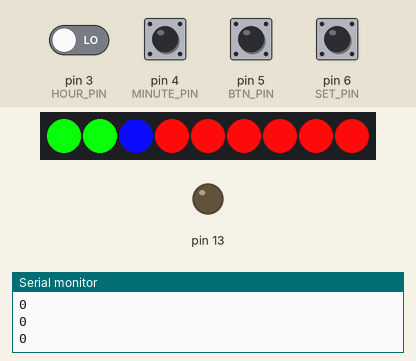
Recording of a sketch running on a simulated Arduino Uno, built with avr-gcc and run on an emulated ATmega328P. Shown: 9 RGB LEDs in strip order, left to right, output pins drawn as LEDs (lit = HIGH), the last lines printed to the serial monitor. Inputs (shaded band) come from the test bench; at power-on: pin 3 (HOUR_PIN), pin 4 (MINUTE_PIN), pin 5 (BTN_PIN), pin 6 (SET_PIN) LOW. Dim RGB values are drawn brighter than linear; the strip is taken to match the declared colour order; the local clock reads 2024-03-15 10:24:30 at power-on unless the sketch sets it; random numbers use the default seed unless the sketch sets one.

Above: at 3.2 s.
3.3 s: pin 5 (BTN_PIN) pulled HIGH for 0.15 s
At 3.46 s:
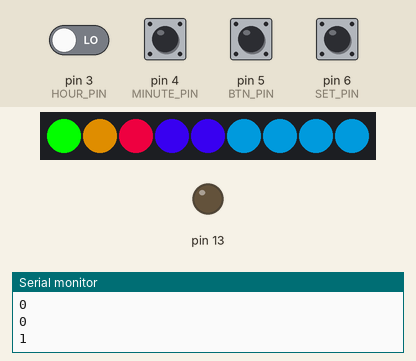
4.0 s: pin 4 (MINUTE_PIN) driven HIGH
At 5.2 s:
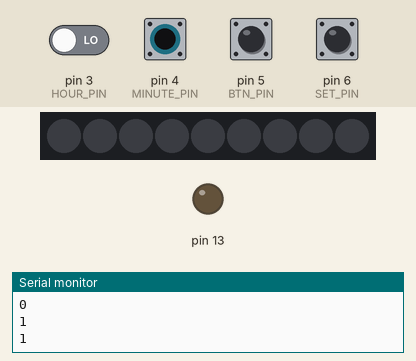
5.5 s: pin 4 (MINUTE_PIN) pulsed LOW 5 times (0.12 s each, 0.3 s apart)
At 8.62 s:
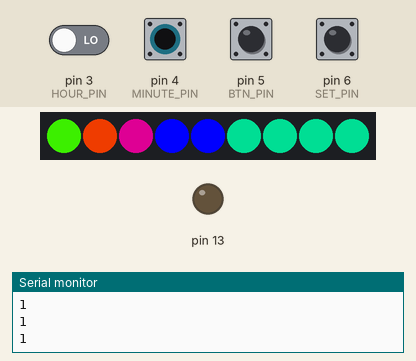
9.8 s: pin 5 (BTN_PIN) pulled HIGH for 1 s
At 9.94 s:
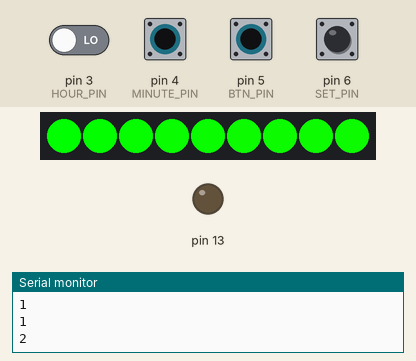
11.4 s: pin 5 (BTN_PIN) pulsed HIGH 2 times (0.12 s each, 0.3 s apart)
At 14.79 s:
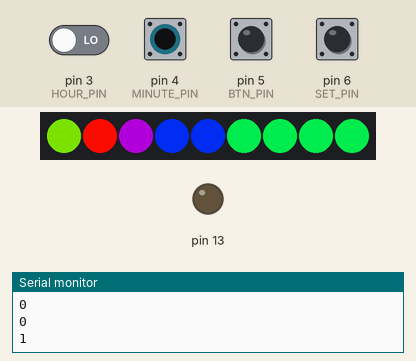
15.0 s: pin 5 (BTN_PIN) pulled HIGH for 0.15 s
At 17.63 s:
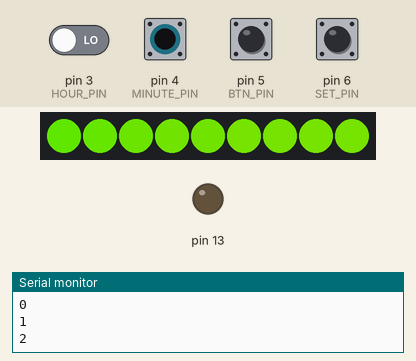
Timing chart, 0 to 19.1 s (numbered marks = the images above; inputs shaded):
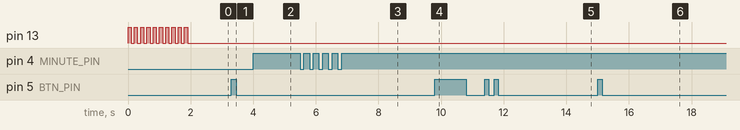

The sketch:

fibonacci.ino
```cpp
//
// This project is protected under the Attribution-NonCommercial-ShareAlike 3.0 Unported (CC BY-NC-SA 3.0)
// Attribute this work to https://github.com/pchretien/fibo
//
// This project contains code and libraries provided by Adafruit Industries and can be found on their Github account at:
// https://github.com/adafruit
//

#include <Wire.h>
#include "RTClib.h"
#include <Adafruit_NeoPixel.h>

#define STRIP_PIN 8
#define HOUR_PIN 3
#define MINUTE_PIN 4
#define BTN_PIN 5
#define SET_PIN 6
#define DEBOUNCE_DELAY 10
#define MAX_BUTTONS_INPUT 20
#define MAX_MODES 3
#define MAX_PALETTES 3
#define TOTAL_PALETTES 3
#define CLOCK_PIXELS 5

// Parameter 1 = number of pixels in strip
// Parameter 2 = pin number (most are valid)
// Parameter 3 = pixel type flags, add together as needed:
//   NEO_KHZ800  800 KHz bitstream (most NeoPixel products w/WS2812 LEDs)
//   NEO_KHZ400  400 KHz (classic 'v1' (not v2) FLORA pixels, WS2811 drivers)
//   NEO_GRB     Pixels are wired for GRB bitstream (most NeoPixel products)
//   NEO_RGB     Pixels are wired for RGB bitstream (v1 FLORA pixels, not v2)
Adafruit_NeoPixel strip = Adafruit_NeoPixel(9, STRIP_PIN, NEO_RGB + NEO_KHZ800);

byte bits[CLOCK_PIXELS];

uint32_t black = strip.Color(0,0,0);
uint32_t colors[TOTAL_PALETTES][4] =
  {
    {
      // #1 RGB
      strip.Color(255,255,255),    // off
      strip.Color(255,10,10),  // hours
      strip.Color(10,255,10),  // minutes
      strip.Color(10,10,255) // both;
    },
    {
      // #2 Mondrian
      strip.Color(255,255,255),    // off
      strip.Color(255,10,10),  // hours
      strip.Color(248,222,0),  // minutes
      strip.Color(10,10,255) // both;
    },
    {
      // #3 UoM
      strip.Color(255,255,255),    // off
      strip.Color(109,40,157),  // hours
      strip.Color(255,204,51),  // minutes
      strip.Color(149,149,151) // both;
    }
  };

RTC_DS1307 rtc;

boolean on = true;

byte oldHours = 0;
byte oldMinutes = 0;

int lastButtonValue[MAX_BUTTONS_INPUT];
int currentButtonValue[MAX_BUTTONS_INPUT];

int mode = 0;
int palette = 0;

void setup()
{
  // Initialize the strip and set all pixels to 'off'
  strip.begin();
  strip.show();

  // Open serial comm with the PC
  Serial.begin(9600);

  Wire.begin();
  rtc.begin();

  if (! rtc.isrunning())
  {
    Serial.println("RTC is NOT running!");
    // following line sets the RTC to the date & time this sketch was compiled
    rtc.adjust(DateTime(F(__DATE__), F(__TIME__)));
    // This line sets the RTC with an explicit date & time, for example to set
    // January 21, 2014 at 3am you would call:
    // rtc.adjust(DateTime(2014, 1, 21, 3, 0, 0));
  }

  // Make the random() function return unpredictable results
  randomSeed(rtc.now().unixtime());

  pinMode(HOUR_PIN, INPUT);
  pinMode(MINUTE_PIN, INPUT);
  pinMode(BTN_PIN, INPUT);
  pinMode(SET_PIN, INPUT);

  pinMode(13, OUTPUT);

  for(int i=0;i<10;i++)
  {
    digitalWrite(13, HIGH);
    delay(100);
    digitalWrite(13, LOW);
    delay(100);
  }

}

void loop()
{
  // 9:25
//  setPixel(0, strip.Color(255,255,255));
//  setPixel(1, strip.Color(255,10,10));
//  setPixel(2, strip.Color(10,255,10));
//  setPixel(3, strip.Color(10,10,255));
//  setPixel(4, strip.Color(255,10,10));
//  strip.show();
//  return;


  // Read buttons
  int set_button = debounce(SET_PIN);
  int hour_button = debounce(HOUR_PIN);
  int minute_button = debounce(MINUTE_PIN);
  int button = debounce(BTN_PIN);

  if( set_button && hour_button && hasChanged(HOUR_PIN))
  {
    DateTime newTime = DateTime(rtc.now().unixtime()+3600);
    rtc.adjust( newTime );

    displayCurrentTime();
  }
  else if( set_button && minute_button && hasChanged(MINUTE_PIN))
  {
    DateTime fixTime = rtc.now();

    DateTime newTime = DateTime(
          fixTime.year(),
          fixTime.month(),
          fixTime.day(),
          fixTime.hour(),
          ((fixTime.minute()-fixTime.minute()%5)+5)%60,
          0);

    rtc.adjust( newTime );

    displayCurrentTime();
  }
  else if( minute_button && hasChanged(MINUTE_PIN))
  {
    toggleOnOff();
  }
  else if( hour_button && hasChanged(HOUR_PIN))
  {
    palette = (palette+1)%MAX_PALETTES;
    oldHours = 99;
  }
  else if( button && hasChanged(BTN_PIN))
  {
    mode = (mode+1)%MAX_MODES;
  }

  // Store buttons new values
  resetButtonValues();
  Serial.println(mode, DEC);
  switch(mode)
  {
    case 0:
      displayCurrentTime();
      break;

    case 1:
      oldHours = 99;
      rainbowCycle(100);
      break;

    case 2:
      oldHours = 99;
      rainbow(100);
      break;
  }
}

int debounce(int pin)
{
  int val = digitalRead(pin);
  if( val == lastButtonValue[pin] )
  {
    currentButtonValue[pin] = val;
    return val;
  }

  delay(DEBOUNCE_DELAY);

  val = digitalRead(pin);
  if( val != lastButtonValue[pin] )
  {
    currentButtonValue[pin] = val;
    return val;
  }

  currentButtonValue[pin] = lastButtonValue[pin];
  return lastButtonValue[pin];
}

boolean hasChanged(int pin)
{
  return lastButtonValue[pin] != currentButtonValue[pin];
}

void resetButtonValues()
{
  for(int i=0; i<MAX_BUTTONS_INPUT; i++)
    lastButtonValue[i] = currentButtonValue[i];
}

void displayCurrentTime()
{
  DateTime now = rtc.now();
  setTime(now.hour()%12, now.minute());
}

void setTime(byte hours, byte minutes)
{
  if(oldHours == hours && oldMinutes/5 == minutes/5)
    return;

  oldHours = hours;
  oldMinutes = minutes;

  for(int i=0; i<CLOCK_PIXELS; i++)
    bits[i] = 0;

  setBits(hours, 0x01);
  setBits(minutes/5, 0x02);

  for(int i=0; i<CLOCK_PIXELS; i++)
  {
    setPixel(i, colors[palette][bits[i]]);
    strip.show();
  }

  Serial.println();
}

void setBits(byte value, byte offset)
{
  switch(value)
  {
    case 1:
      switch(random(2))
      {
        case 0:
          bits[0]|=offset;
          break;
        case 1:
          bits[1]|=offset;
          break;
      }
      break;
    case 2:
      switch(random(2))
      {
        case 0:
          bits[2]|=offset;
          break;
        case 1:
          bits[0]|=offset;
          bits[1]|=offset;
          break;
      }
      break;
    case 3:
      switch(random(3))
      {
        case 0:
          bits[3]|=offset;
          break;
        case 1:
          bits[0]|=offset;
          bits[2]|=offset;
          break;
        case 2:
          bits[1]|=offset;
          bits[2]|=offset;
          break;
      }
      break;
    case 4:
      switch(random(3))
      {
        case 0:
          bits[0]|=offset;
          bits[3]|=offset;
          break;
        case 1:
          bits[1]|=offset;
          bits[3]|=offset;
          break;
        case 2:
          bits[0]|=offset;
          bits[1]|=offset;
          bits[2]|=offset;
          break;
      }
      break;
    case 5:
      switch(random(3))
      {
        case 0:
          bits[4]|=offset;
          break;
        case 1:
          bits[2]|=offset;
          bits[3]|=offset;
          break;
        case 2:
          bits[0]|=offset;
          bits[1]|=offset;
          bits[3]|=offset;
          break;
      }
      break;
    case 6:
      switch(random(4))
      {
        case 0:
          bits[0]|=offset;
          bits[4]|=offset;
          break;
        case 1:
          bits[1]|=offset;
          bits[4]|=offset;
          break;
        case 2:
          bits[0]|=offset;
          bits[2]|=offset;
          bits[3]|=offset;
          break;
        case 3:
          bits[1]|=offset;
          bits[2]|=offset;
          bits[3]|=offset;
          break;
      }
      break;
    case 7:
      switch(random(3))
      {
        case 0:
          bits[2]|=offset;
          bits[4]|=offset;
          break;
        case 1:
          bits[0]|=offset;
          bits[1]|=offset;
          bits[4]|=offset;
          break;
        case 2:
          bits[0]|=offset;
          bits[1]|=offset;
          bits[2]|=offset;
          bits[3]|=offset;
          break;
      }
      break;
    case 8:
      switch(random(3))
      {
        case 0:
          bits[3]|=offset;
          bits[4]|=offset;
          break;
        case 1:
          bits[0]|=offset;
          bits[2]|=offset;
          bits[4]|=offset;
          break;
        case 2:
          bits[1]|=offset;
          bits[2]|=offset;
          bits[4]|=offset;
          break;
      }
      break;
    case 9:
      switch(random(2))
      {
        case 0:
          bits[0]|=offset;
          bits[3]|=offset;
          bits[4]|=offset;
          break;
        case 1:
          bits[1]|=offset;
          bits[3]|=offset;
          bits[4]|=offset;
          break;
      }
      break;
    case 10:
      switch(random(2))
      {
        case 0:
          bits[2]|=offset;
          bits[3]|=offset;
          bits[4]|=offset;
          break;
        case 1:
          bits[0]|=offset;
          bits[1]|=offset;
          bits[3]|=offset;
          bits[4]|=offset;
          break;
      }
      break;
    case 11:
      switch(random(2))
      {
        case 0:
          bits[0]|=offset;
          bits[2]|=offset;
          bits[3]|=offset;
          bits[4]|=offset;
          break;
        case 1:
          bits[1]|=offset;
          bits[2]|=offset;
          bits[3]|=offset;
          bits[4]|=offset;
          break;
      }

      break;
  }
}

void setPixel(byte pixel, uint32_t color)
{
  if(!on)
    return;

  switch(pixel)
  {
    case 0:
      strip.setPixelColor(0, color);
      break;
    case 1:
      strip.setPixelColor(1, color);
      break;
    case 2:
      strip.setPixelColor(2, color);
      break;
    case 3:
      strip.setPixelColor(3, color);
      strip.setPixelColor(4, color);
      break;
    case 4:
      strip.setPixelColor(5, color);
      strip.setPixelColor(6, color);
      strip.setPixelColor(7, color);
      strip.setPixelColor(8, color);
      strip.setPixelColor(9, color);
      break;
  };
}

void rainbow(uint8_t wait)
{
  uint16_t i, j;

  for(j=0; j<256; j++)
  {
    for(i=0; i< CLOCK_PIXELS; i++)
    {
      setPixel(i, Wheel((i+j) & 255));
    }

    strip.show();
    delay(wait);

    if(debounce(BTN_PIN) && hasChanged(BTN_PIN))
    {
      mode = (mode + 1)%MAX_MODES;
      resetButtonValues();
      return;
    }

    if(debounce(MINUTE_PIN) && hasChanged(MINUTE_PIN))
    {
      toggleOnOff();
      resetButtonValues();
      return;
    }

    resetButtonValues();
  }
}

// Slightly different, this makes the rainbow equally distributed throughout
void rainbowCycle(uint8_t wait)
{
  uint16_t i, j;

  for(j=0; j<256*5; j++)
  {
    // 5 cycles of all colors on wheel
    for(i=0; i< CLOCK_PIXELS; i++)
    {
      setPixel(i, Wheel(((i * 256 / CLOCK_PIXELS) + j) & 255));
    }
    strip.show();
    delay(wait);

    if(debounce(BTN_PIN) && hasChanged(BTN_PIN))
    {
      mode = (mode + 1)%MAX_MODES;
      resetButtonValues();
      return;
    }

    if(debounce(MINUTE_PIN) && hasChanged(MINUTE_PIN))
    {
      toggleOnOff();
      resetButtonValues();
      return;
    }

    resetButtonValues();
  }
}

// Input a value 0 to 255 to get a color value.
// The colours are a transition r - g - b - back to r.
uint32_t Wheel(byte WheelPos)
{
  if(WheelPos < 85)
  {
   return strip.Color(WheelPos * 3, 255 - WheelPos * 3, 0);
  }
  else if(WheelPos < 170)
  {
   WheelPos -= 85;
   return strip.Color(255 - WheelPos * 3, 0, WheelPos * 3);
  }
  else
  {
   WheelPos -= 170;
   return strip.Color(0, WheelPos * 3, 255 - WheelPos * 3);
  }
}

void toggleOnOff()
{
  if( on )
  {
    for( int i=0; i<CLOCK_PIXELS; i++)
      setPixel(i, black);

    strip.show();
  }

  on = !on;

  if(on)
    oldHours = 99;
}

void printDateTime(DateTime now)
{
  Serial.print(now.year(), DEC);
  Serial.print('/');
  Serial.print(now.month(), DEC);
  Serial.print('/');
  Serial.print(now.day(), DEC);
  Serial.print(' ');
  Serial.print(now.hour(), DEC);
  Serial.print(':');
  Serial.print(now.minute(), DEC);
  Serial.print(':');
  Serial.print(now.second(), DEC);
  Serial.println();

  Serial.print(" since midnight 1/1/1970 = ");
  Serial.print(now.unixtime());
  Serial.print("s = ");
  Serial.print(now.unixtime() / 86400L);
  Serial.println("d");

  // calculate a date which is 7 days and 30 seconds into the future
  DateTime future (now.unixtime() + 7 * 86400L + 30);

  Serial.print(" now + 7d + 30s: ");
  Serial.print(future.year(), DEC);
  Serial.print('/');
  Serial.print(future.month(), DEC);
  Serial.print('/');
  Serial.print(future.day(), DEC);
  Serial.print(' ');
  Serial.print(future.hour(), DEC);
  Serial.print(':');
  Serial.print(future.minute(), DEC);
  Serial.print(':');
  Serial.print(future.second(), DEC);
  Serial.println();

  Serial.println();

  delay(1000);
}
```

Measured:
- after the input at 3.3 s, the LEDs: first change at once (image 1 shows a later state)
- after the input at 5.5 s, the LEDs: first change after 0.17 s (image 3 shows a later state)
